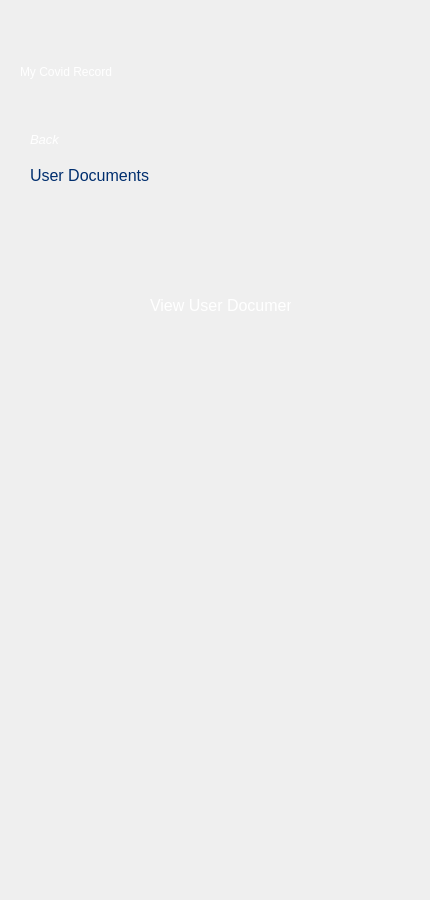
   <widget class="QWidget" name="userDocuments">
    <widget class="QLabel" name="myCovidRecordLabel_10">
     <property name="geometry">
      <rect>
       <x>30</x>
       <y>150</y>
       <width>131</width>
       <height>51</height>
      </rect>
     </property>
     <property name="styleSheet">
      <string notr="true">font: 700 16pt &quot;Fira Sans&quot;;
color: rgb(0, 46, 110);</string>
     </property>
     <property name="text">
      <string>&lt;html&gt;&lt;head/&gt;&lt;body&gt;&lt;p&gt;&lt;span style=&quot; font-size:12pt;&quot;&gt;User Documents&lt;/span&gt;&lt;/p&gt;&lt;/body&gt;&lt;/html&gt;</string>
     </property>
    </widget>
    <widget class="QLabel" name="topLogoLable_10">
     <property name="geometry">
      <rect>
       <x>250</x>
       <y>40</y>
       <width>171</width>
       <height>81</height>
      </rect>
     </property>
     <property name="autoFillBackground">
      <bool>false</bool>
     </property>
     <property name="styleSheet">
      <string notr="true">color: rgb(255, 255, 255);</string>
     </property>
     <property name="text">
      <string>&lt;html&gt;&lt;head/&gt;&lt;body&gt;&lt;p&gt;&lt;img src=&quot;:/IconsAndImages/MOHLOgo2.png&quot;/&gt;&lt;/p&gt;&lt;/body&gt;&lt;/html&gt;</string>
     </property>
    </widget>
    <widget class="QLabel" name="backLabel_3">
     <property name="geometry">
      <rect>
       <x>30</x>
       <y>130</y>
       <width>41</width>
       <height>20</height>
      </rect>
     </property>
     <property name="styleSheet">
      <string notr="true">color: rgb(255, 255, 255);</string>
     </property>
     <property name="text">
      <string>&lt;html&gt;&lt;head/&gt;&lt;body&gt;&lt;p&gt;&lt;span style=&quot; font-size:10pt; font-style:italic;&quot;&gt;Back&lt;/span&gt;&lt;/p&gt;&lt;/body&gt;&lt;/html&gt;</string>
     </property>
    </widget>
    <widget class="QLabel" name="myCovidRecordLabel_11">
     <property name="geometry">
      <rect>
       <x>20</x>
       <y>60</y>
       <width>211</width>
       <height>24</height>
      </rect>
     </property>
     <property name="styleSheet">
      <string notr="true">font: 700 16pt &quot;Fira Sans&quot;;
color: rgb(255, 255, 255);</string>
     </property>
     <property name="text">
      <string>My Covid Record</string>
     </property>
    </widget>
    <widget class="QLabel" name="nzGovIconLabel_4">
     <property name="geometry">
      <rect>
       <x>110</x>
       <y>750</y>
       <width>231</width>
       <height>141</height>
      </rect>
     </property>
     <property name="text">
      <string>&lt;html&gt;&lt;head/&gt;&lt;body&gt;&lt;p&gt;&lt;img src=&quot;:/IconsAndImages/NZGovernmentLogo2.png&quot;/&gt;&lt;/p&gt;&lt;/body&gt;&lt;/html&gt;</string>
     </property>
    </widget>
    <widget class="QLabel" name="topLogoLable_13">
     <property name="geometry">
      <rect>
       <x>180</x>
       <y>200</y>
       <width>81</width>
       <height>81</height>
      </rect>
     </property>
     <property name="styleSheet">
      <string notr="true">color: rgb(255, 255, 255);</string>
     </property>
     <property name="text">
      <string>&lt;html&gt;&lt;head/&gt;&lt;body&gt;&lt;p&gt;&lt;img src=&quot;:/IconsAndImages/User_Files.png&quot;/&gt;&lt;/p&gt;&lt;/body&gt;&lt;/html&gt;</string>
     </property>
    </widget>
    <widget class="QLabel" name="topLogoLable_11">
     <property name="geometry">
      <rect>
       <x>140</x>
       <y>660</y>
       <width>171</width>
       <height>81</height>
      </rect>
     </property>
     <property name="autoFillBackground">
      <bool>false</bool>
     </property>
     <property name="styleSheet">
      <string notr="true">color: rgb(255, 255, 255);</string>
     </property>
     <property name="text">
      <string>&lt;html&gt;&lt;head/&gt;&lt;body&gt;&lt;p&gt;&lt;img src=&quot;:/IconsAndImages/MOHLOgo2.png&quot;/&gt;&lt;/p&gt;&lt;/body&gt;&lt;/html&gt;</string>
     </property>
    </widget>
    <widget class="QLabel" name="myCovidRecordLabel_13">
     <property name="geometry">
      <rect>
       <x>150</x>
       <y>280</y>
       <width>141</width>
       <height>51</height>
      </rect>
     </property>
     <property name="styleSheet">
      <string notr="true">font: 700 16pt &quot;Fira Sans&quot;;
color: rgb(0, 46, 110);</string>
     </property>
     <property name="text">
      <string>&lt;html&gt;&lt;head/&gt;&lt;body&gt;&lt;p&gt;&lt;span style=&quot; font-size:12pt; color:#ffffff;&quot;&gt;View User Documents&lt;/span&gt;&lt;/p&gt;&lt;/body&gt;&lt;/html&gt;</string>
     </property>
    </widget>
   </widget>
